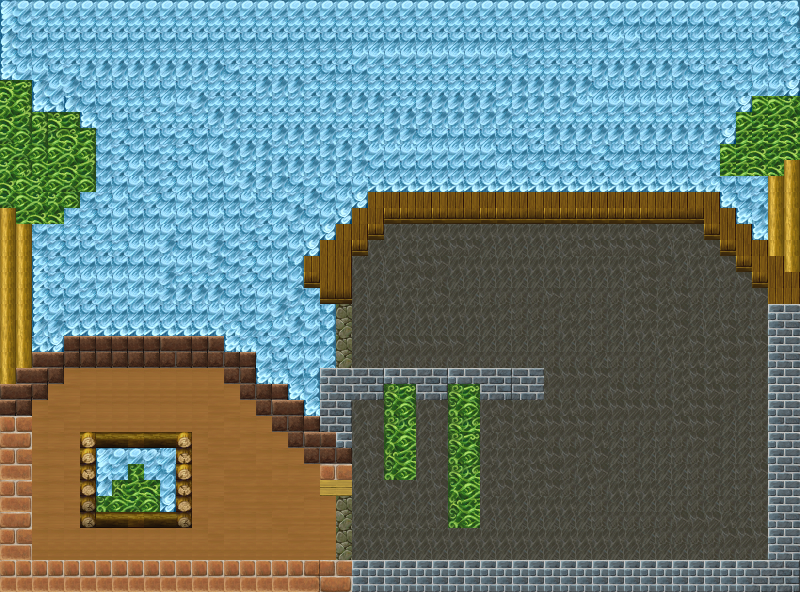

The image is a tile-based game level rendered from a .tmx file. Its description and source (layers, tilesets, objects; grid data summarised) follow:
An orthogonal 50x37 tile map with 16x16 px tiles, 1 tile layer (background), 1 hidden layer not drawn and 2 objects (Enemy, Player).

<map version="1.4" tiledversion="1.4.2" orientation="orthogonal" renderorder="right-down" width="50" height="37" tilewidth="16" tileheight="16" infinite="0" nextlayerid="8" nextobjectid="6">
 <tileset firstgid="1" name="tileset_basic" tilewidth="16" tileheight="16" tilecount="960" columns="32">
  <image source="tilesets/tileset_basic.png" width="512" height="480" />
 </tileset>
 <layer id="4" name="background" width="50" height="37">
  <data>[1850 cells, 1850 non-empty, 105 distinct tile ids]</data>
 </layer>
 <objectgroup id="6" name="objects">
  <object id="1" name="Enemy" type="Enemy" x="146.286" y="415.553" width="33" height="47" />
  <object id="3" name="Player" type="Player" x="260.5" y="509.5" width="27" height="47" />
 </objectgroup>
 <layer id="5" name="walls" width="50" height="37" visible="0">
  <data>[1850 cells, 518 non-empty, 14 distinct tile ids]</data>
 </layer>
</map>
